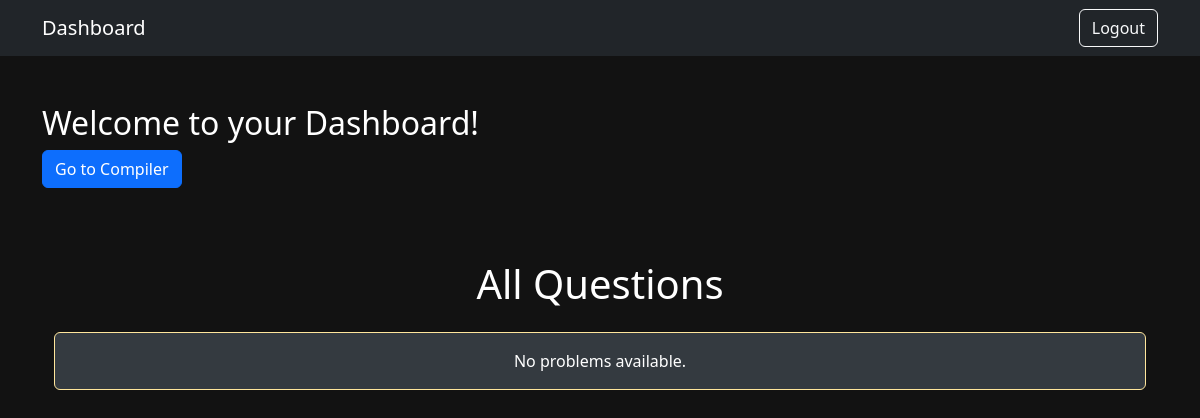
Before: /dashboard/ (signed in) with the older database file.
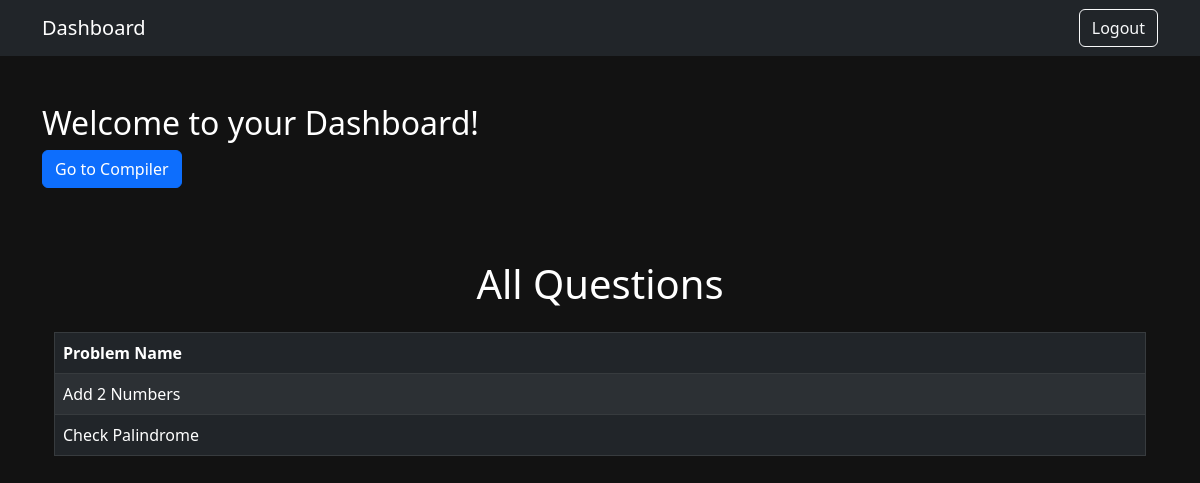
After: the same page with the newer database file.
### Problemset/models.py (models this page shows, shortened)
class Problem(models.Model):
    title = models.CharField(max_length=200)
    description = models.TextField()

### users/views.py (the view)
# urls.py: path('dashboard/', user_views.dashboard_view, name='dashboard'),
@login_required
def dashboard_view(request):
   problems = Problem.objects.all()  # Get all problems from the database
   return render(request, 'users/dashboard.html', {'questions': problems})

### users/templates/users/dashboard.html (shortened to what this page needs)
<!DOCTYPE html>
<html lang="en">
<head>
    <link href="https://cdn.jsdelivr.net/npm/bootstrap@5.3.0/dist/css/bootstrap.min.css" rel="stylesheet">
</head>
<body>
    <header>
        <nav class="navbar navbar-dark bg-dark">
            <div class="container">
                <a class="navbar-brand" href="#">Dashboard</a>
                <a class="btn btn-outline-light" href="{% url 'logout' %}">Logout</a>
            </div>
        </nav>
    </header>
    <div class="container mt-5">
        <h2>Welcome to your Dashboard!</h2>
        <a href="{% url 'compile_code' %}" class="btn btn-primary">Go to Compiler</a><br><br>
        <div class="container mt-5">
            <h1 class="text-center mb-4">All Questions</h1>
            <main>
                {% if questions %}
                    <table class="table table-dark table-striped table-bordered">
                        <thead class="thead-dark">
                            <tr>
                                <th scope="col">Problem Name</th>
                            </tr>
                        </thead>
                        <tbody>
                            {% for problem in questions %}
                                <tr>
                                    <td><a href="{% url 'problem_detail' problem.id %}">{{ problem.title }}</a></td>
                                </tr>
                            {% endfor %}
                        </tbody>
                    </table>
                {% else %}
                    <div class="alert alert-warning text-center" role="alert">
                        No problems available.
                    </div>
                {% endif %}
            </main>
        </div>
    </div>
</body>
</html>

### users/templates/users/dashboard.html (style rules this page uses)
body { background-color: #121212; color: #ffffff; }
.container h2, .container h1 { color: #ffffff; }
.table { color: #ffffff; }
.table a { color: inherit; text-decoration: none; }

Changed rows visible on the page:
added Problem: title "Add 2 Numbers"
added Problem: title "Check Palindrome"
Other visible differences:
text no longer shown: "No problems available."
text now shown: "Problem Name"
